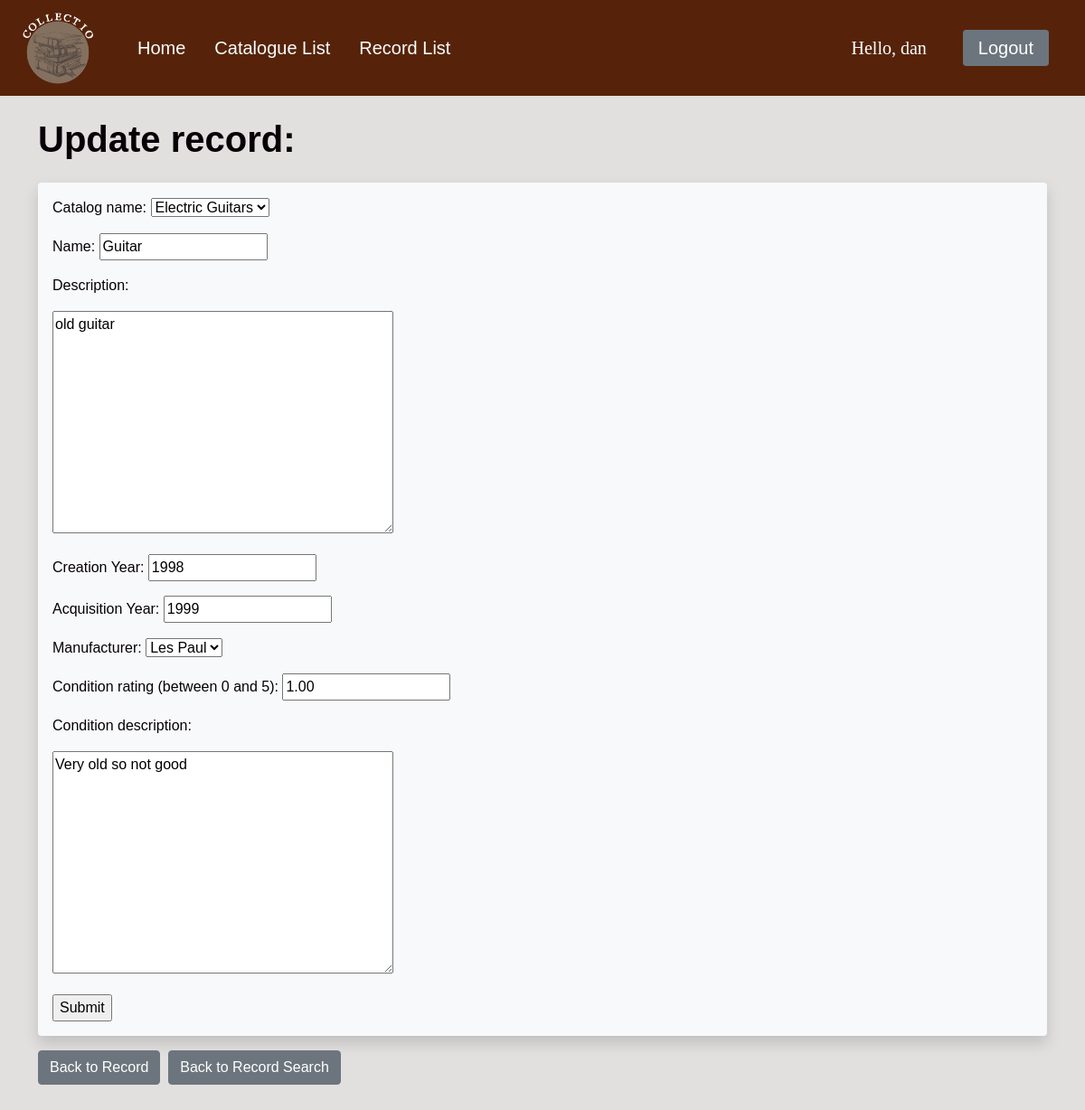
The page /update_record/12/ (signed in) on the database as committed earlier.
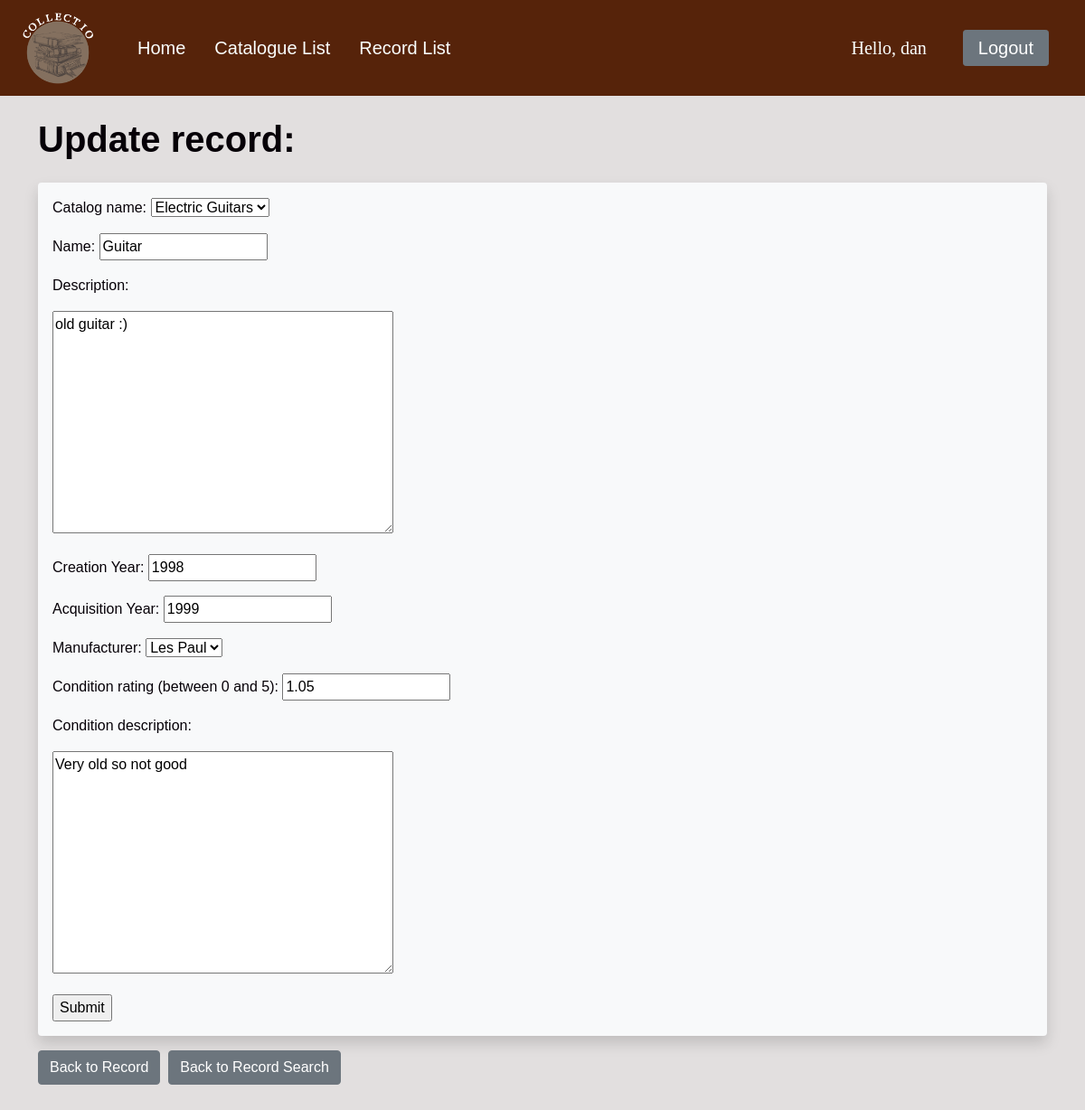
The same page on the database as committed later.
### catalog/models.py (models this page shows, shortened)
class CommonInfo(models.Model):
    id = models.AutoField(primary_key=True)
    created_at = models.DateField(auto_now_add=True, editable=False)
    updated_at = models.DateField(auto_now=True, editable=False)
    name = models.CharField(max_length=100, help_text='Enter name')
    description = models.TextField(blank=True, help_text='Enter description')
    class Meta:
        abstract = True
        ordering = ['name', '-updated_at'] # '-' reverses order, e.i. newest first

class Record(CommonInfo):
    my_catalog = models.ForeignKey(Catalog, on_delete=models.CASCADE) # Many records to one Catalog. Deletes all records associated with deleted catalog.
    acquisition_date = models.CharField(max_length=100, help_text='Please use the following format: <em>YYYY - YYYY<\em>', blank=True, default='Unknown')
    creation_date = models.CharField(max_length=100, help_text='Please use the following format: <em>YYYY<\em>', blank=True, default='Unknown')
    manufacturer = models.ForeignKey('Manufacturer', null=True, blank=True, on_delete=SET_NULL)
    condition_rating =  DecimalField(
        help_text='Enter condition rating from 0 to 5',
        default=0,
        decimal_places=2,
        max_digits=3,
        validators=[MinValueValidator(Decimal('0')), MaxValueValidator(Decimal('5'))]
    )
    condition_description = models.TextField(blank=True, help_text='Enter condition description')

### catalog/views.py (the view)
# urls.py: path('update_record/<str:ur>/', views.updateRecord, name='record-update'),
@login_required(login_url='/login')
def updateRecord(request, ur):
    record = Record.objects.get(id=ur)
    form = CreateRecordForm(instance=record)
    if request.method == 'POST':
        form = CreateRecordForm(request.POST, instance=record)
        if form.is_valid():
            form.save()
            return redirect('/search')
    context = {
        'form': form,
        'item': record,
    }
    return render(request, 'catalog/update_record.html', context)

### catalog/forms.py
class CreateRecordForm(ModelForm):
    class Meta:
        model = Record
        fields = '__all__'

### catalog/models.py (called while the page is built)
    def __str__(self):
        return f'{self.name}'

    def __str__(self):
        return f'{self.name}'

### catalog/templates/catalog/update_record.html (shortened to what this page needs)
{% extends "catalog/base.html" %}
{% block content %}
    <h1 class="text py-3 pt-4">Update record:</h1>
    <div class="shadow p-3 mb-3 bg-light rounded">
        <form class="form" method="POST" action="">
            <p><label for="my_catalog">Catalog name:</label>
                {{ form.my_catalog }}</p>
            <p><label for="name">Name:</label>
                {{ form.name }}</p>
            <p><label for="description">Description:</label></p>
            <p>{{ form.description }}</p>
            <p><label for="date_start">Creation Year:</label>
                {{ form.creation_date }}</p>
            <p><label for="date_start">Acquisition Year:</label>
                {{ form.acquisition_date }}</p>
            <p><label for="manufacturer">Manufacturer:</label>
                {{ form.manufacturer }}</p>
            <p><label for="condition_rating">Condition rating (between 0 and 5):</label>
                {{ form.condition_rating }}</p>
            <p><label for="condition_description">Condition description:</label></p>
            <p>{{ form.condition_description }}</p>
            <input type="submit" name="Submit">
        </form>
    </div>
    <div>
        <a class="btn btn-secondary" href="{% url 'record-detail' pk=item.id %}">Back to Record</a>&nbsp;&nbsp;<a class="btn btn-secondary" href="/search">Back to Record Search</a>
    </div>
{% endblock content %}

Rows that differ between the two databases and show on the page:
changed Record "Electric Guitars": description "old guitar" → "old guitar :)"; condition_rating "1.00" → "1.05"
